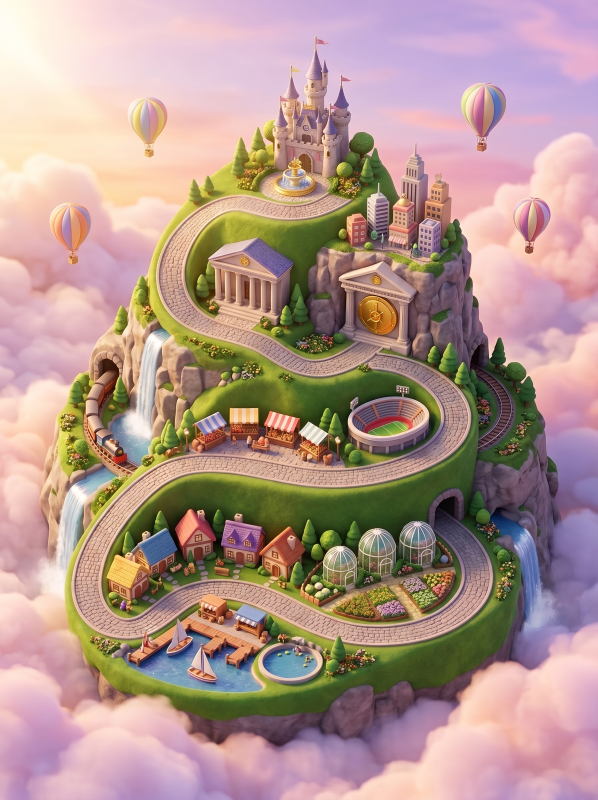
#> input picture art/boards/hill/board.jpg, 1792 x 2400 px (shown at 1/3 size)
$ python board_path.py
#> lines starting #> are read from the running program, lines starting #| are printed output that depends on the picture
"""Places the 28 board spaces along a painted board's road.

The road's centre line is traced by hand (control points in a 900 x 1200 frame of the board
image), smoothed with a Catmull-Rom spline and divided into 28 equal steps. Writes
art/boards/<id>/path.json (positions normalised 0..1, plus a per-space scale for depth) and a
check image with the spaces drawn over the painting.

  python tools/board_path.py hill
"""
import json
import math
import os
import sys

from PIL import Image, ImageDraw, ImageFont

ROOT = os.path.dirname(os.path.dirname(os.path.abspath(__file__)))
FRAME = (900, 1200)
SPACES = 28

# Road centre lines, from Payday (start) to the last space before the loop closes.
PATHS = {
    "hill": {
        # Bottom: from the tunnel round the greenhouses, past the docks, up the left side, along
        # the market terrace, round the stadium, past the bank and up to the castle fountain.
        "points": [(673, 783), (700, 810), (720, 850), (707, 897), (653, 930), (580, 933), (500, 917),
                   (433, 901), (367, 895), (280, 899), (220, 913), (160, 917), (127, 883), (117, 837),
                   (133, 783), (180, 737), (233, 713), (300, 710), (400, 717), (533, 710), (660, 692),
                   (690, 655), (693, 613), (680, 567), (640, 540), (580, 537), (500, 540), (433, 520),
                   (367, 500), (300, 480), (276, 460), (265, 413), (260, 363), (278, 322), (300, 300),
                   (380, 295), (450, 292)],
        # Spaces nearer the camera (bottom) draw bigger; the summit is furthest away.
        "near_y": 930, "far_y": 290, "near_scale": 1.0, "far_scale": 0.72,
        # How the loop closes: the summit's hot-air balloon flies back down to Payday.
        "closing": "balloon",
    },
}


def catmull_open(pts, n=24):
    """Open Catmull-Rom spline through the points (end points duplicated)."""
#> called with n = 24
    p = [pts[0]] + list(pts) + [pts[-1]]
    out = []
    for i in range(1, len(p) - 2):
        p0, p1, p2, p3 = p[i - 1], p[i], p[i + 1], p[i + 2]
        for s in range(n):
            t = s / n
            t2, t3 = t * t, t * t * t
            out.append(tuple(0.5 * ((2 * p1[k]) + (-p0[k] + p2[k]) * t + (2 * p0[k] - 5 * p1[k] + 4 * p2[k] - p3[k]) * t2
                                    + (-p0[k] + 3 * p1[k] - 3 * p2[k] + p3[k]) * t3) for k in (0, 1)))
    out.append(pts[-1])
    return out


def resample(line, count):
    """`count` points evenly spaced by arc length, first and last on the line's ends."""
#> called with count = 28
    seg = [math.dist(line[i], line[i + 1]) for i in range(len(line) - 1)]
    total = sum(seg)
    out = []
    for k in range(count):
        target = total * k / (count - 1)
        acc = 0.0
        for i, L in enumerate(seg):
            if acc + L >= target or i == len(seg) - 1:
                t = min(1.0, (target - acc) / max(L, 1e-6))
                a, b = line[i], line[i + 1]
                out.append((a[0] + (b[0] - a[0]) * t, a[1] + (b[1] - a[1]) * t))
                break
            acc += L
    return out, total


def build(board_id):
    spec = PATHS[board_id]
    line = catmull_open(spec["points"])
    pts, total = resample(line, SPACES)
    W, H = FRAME
    spaces = []
    for i, (x, y) in enumerate(pts):
        t = (y - spec["far_y"]) / (spec["near_y"] - spec["far_y"])
        scale = spec["far_scale"] + (spec["near_scale"] - spec["far_scale"]) * max(0.0, min(1.0, t))
        spaces.append({"i": i, "x": round(x / W, 5), "y": round(y / H, 5), "scale": round(scale, 3)})
    out_dir = os.path.join(ROOT, "art", "boards", board_id)
    with open(os.path.join(out_dir, "path.json"), "w") as f:
        json.dump({"board": board_id, "frame": FRAME, "closing": spec["closing"], "spaces": spaces,
                   "road": [[round(x / W, 5), round(y / H, 5)] for x, y in line[::3]]}, f, indent=1)
    # Check image.
    im = Image.open(os.path.join(out_dir, "board.jpg")).convert("RGB").resize(FRAME)
    d = ImageDraw.Draw(im)
    d.line(line, fill=(255, 60, 120), width=3)
    font = ImageFont.truetype(os.path.join(ROOT, "art", "fonts", "Fredoka.ttf"), 15)
    for s in spaces:
        x, y, r = s["x"] * W, s["y"] * H, 15 * s["scale"]
        d.ellipse((x - r, y - r * 0.7, x + r, y + r * 0.7), fill=(255, 255, 255), outline=(29, 35, 64), width=2)
        d.text((x, y), str(s["i"]), font=font, fill=(29, 35, 64), anchor="mm")
    im.save(os.path.join(ROOT, "shots", "path_%s.jpg" % board_id), quality=90)
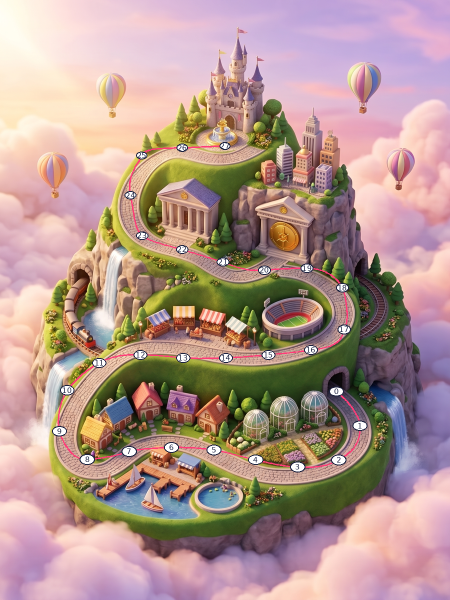
#> saved as path_hill.jpg: PIL image 900x1200 RGB (shown at 1/2 size); mean R, G, B 178.4, 150.2, 142.9
    print("%s: road %.0f px, step %.1f px" % (board_id, total, total / (SPACES - 1)))


if __name__ == "__main__":
    build(sys.argv[1] if len(sys.argv) > 1 else "hill")
